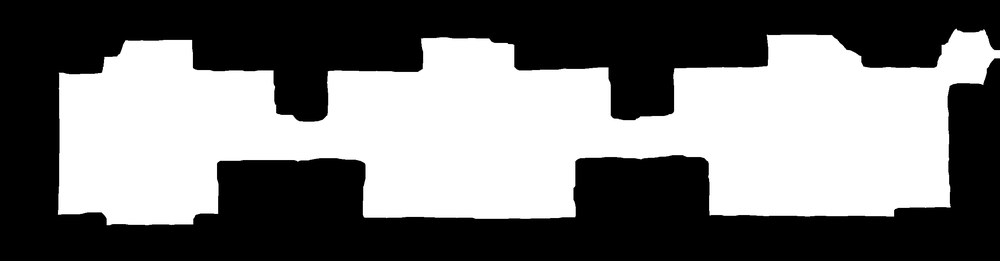
#> input picture modules/mask_iter/mask.png, 1000 x 261 px, shrunk from 2654 x 693 before the run
$ python mask.py
#> lines starting #> are read from the running program, lines starting #| are printed output that depends on the picture
import cv2
import numpy as np
from argparse import ArgumentParser

# parser = ArgumentParser()
# parser.add_argument('-i', '--input', required=True, default='origin_mask.png',help='Path to input image')
# parser.add_argument('-m','mode',required=True,default='erode',help='Mode of operation')

mask = cv2.imread('mask.png')
#> mask is the input picture: shape (261, 1000, 3); min 0, max 255, mean 116.7
kernel = np.ones((21,21),np.uint8)
mask = cv2.erode(mask,kernel)
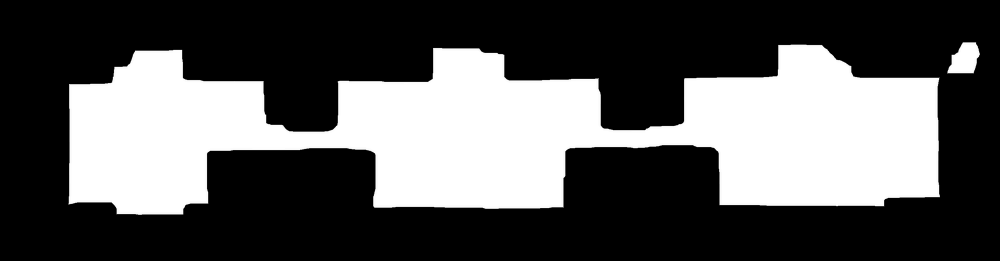
#> mask: shape (261, 1000, 3); min 0, max 255, mean 88.2
# mask = cv2.dilate(mask, kernel)

cv2.imshow('res', mask)
# cv2.waitKey(0)
# cv2.destroyAllWindows()
cv2.imwrite('mask.png', mask)

$ run again, with modules/mask_iter/origin_mask.png copied over modules/mask_iter/mask.png
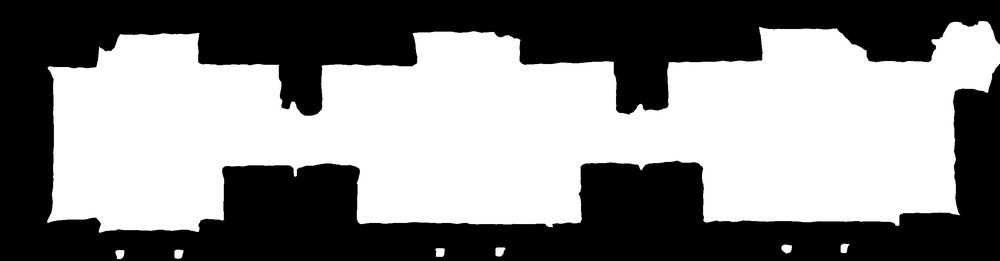
#> input picture modules/mask_iter/origin_mask.png, 1000 x 261 px, shrunk from 2654 x 693 before the run
#> mask is the input picture: shape (261, 1000, 3); min 0, max 255, mean 134
#> `mask = cv2.erode(mask,kernel)`:
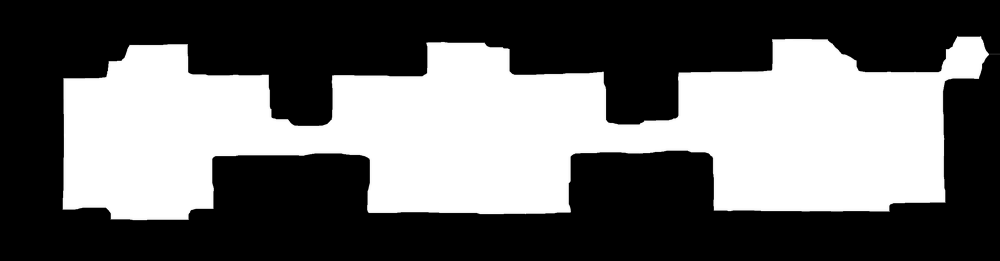
#> mask: shape (261, 1000, 3); min 0, max 255, mean 103.6
